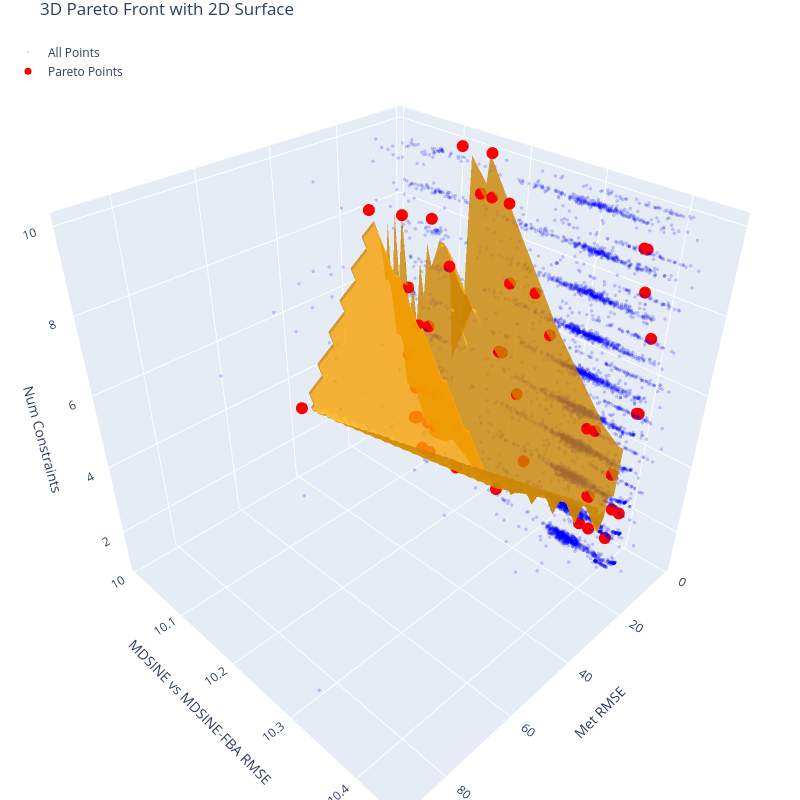

The code cell stored with this chart in its notebook:
### Code cell
### Here create pareto front for Monte Carlo Constraint FBA 

### Reading in all of the data from the simulation 
import ast
#MC_constraint_directory = '/Users/haydengallo/UMass_Dropbox/Dropbox (UMass Medical School)/Bucci_Lab/glv_FBA/gLV_FBA_test_Kennedy_et_al_2025/processed_data_filtered_RC_all_cohorts_corrected_abs_abun/hpc_MC_FBA_constraints_test_1/'

met_rmse =[]
abun_rmse =[]
num_constraints = []
constraints = []
sim_num = []

conditions = ['Subject_1999_rmse']
for j, name in enumerate(conditions):
    subdirectory = MC_constraint_directory + name
    temp_abun = []
    temp_met =[]
    for i in range(0,15000):
        
        temp_dir = subdirectory + '/rmse_dict_' + str(i) + '.csv'
        #print(temp_dir)
        if os.path.exists(temp_dir):
            #print(temp_dir)
            
            with open(temp_dir, 'r') as f:
                data_dict = json.load(f)
            met_rmse.append(data_dict['total_rmse'])
            constraints.append(data_dict['mets_constrained'])
            num_constraints.append(len(data_dict['mets_constrained']))
            abun_rmse.append(data_dict['rmse_MDSINE_vs_FBA'])
            sim_name = str(i)
            sim_num.append(sim_name)
            
data = list(zip(met_rmse, abun_rmse, num_constraints, constraints, sim_num))
mc_constraint_df = pd.DataFrame(data, columns=['met_rmse', 'abun_rmse', 'num_constraints', 'constraints', 'sim_num'])
mc_constraint_df

mc_constraint_df_filt = mc_constraint_df[mc_constraint_df['met_rmse'] != np.inf]

mc_constraint_df_filt_reduced = mc_constraint_df_filt.drop(columns=['constraints', 'sim_num'])

### determine pareto front
mask = paretoset(mc_constraint_df_filt_reduced, sense =['min', 'min', 'min'])
mc_constraint_df_filt['pareto'] = mask
mc_constraint_df_filt
            
# Create a figure
fig = go.Figure()

# Add scatter points for all data
fig.add_trace(go.Scatter3d(
    x=mc_constraint_df_filt['met_rmse'],
    y=np.log10(mc_constraint_df_filt['abun_rmse']),
    z=mc_constraint_df_filt['num_constraints'],
    mode='markers',
    marker=dict(
        size=2,
        color=mc_constraint_df_filt['pareto'].astype(int),  # Convert boolean to int for coloring
        colorscale=[[0, 'blue'], [1, 'red']],  # Blue for non-Pareto, red for Pareto
        opacity=0.2
    ),
    name='All Points'
))

# Filter only Pareto points
pareto_points = mc_constraint_df_filt[mc_constraint_df_filt['pareto'] == True]

# Extract coordinates of Pareto points
x = pareto_points['met_rmse'].values
y = np.log10(pareto_points['abun_rmse'].values)
z = pareto_points['num_constraints'].values
#pareto_sims = np.int64(pareto_points['sim_num'].values)

# Create a 2D surface for the Pareto front
if len(x) >= 4:
    # Create a grid for interpolation
    xi = np.linspace(min(x), max(x), 50)
    yi = np.linspace(min(y), max(y), 50)
    X, Y = np.meshgrid(xi, yi)
    
    # Interpolate z values over the grid
    points = np.vstack((x, y)).T
    Z = griddata(points, z, (X, Y), method='linear')
    
    color1 = 'orange'

    # Create the surface
    fig.add_trace(go.Surface(
        x=X,
        y=Y,
        z=Z,
        colorscale=[[0, color1], [1,color1]],
        opacity=0.8,
        showscale=False,
        name='Pareto Surface'
    ))
    
    # Add scatter points just for the Pareto optimal points to make them stand out
    fig.add_trace(go.Scatter3d(
        x=x, y=y, z=z,
        #hovertext=[f"sim_num={v:.3f}" for v in pareto_sims],
        mode='markers',
        marker=dict(
            size=7,
            color='red',
            symbol='circle'
        ),
        name='Pareto Points'
    ))

# Update the layout to make the figure cube-shaped
fig.update_layout(
    title='3D Pareto Front with 2D Surface',
    scene=dict(
        xaxis_title='Met RMSE',
        yaxis_title='MDSINE vs MDSINE-FBA RMSE',
        zaxis_title='Num Constraints',
        aspectmode='cube'  # Make the display cube-shaped
    ),
    legend=dict(
        yanchor="top",
        y=0.99,
        xanchor="left",
        x=0.01
    ),
    margin=dict(l=0, r=0, b=0, t=30),
    height=800,
    width=800  # Match height for a perfect cube display
)




# Show the figure
fig.show()

### Figure 1 — Plotly figure (JSON) as saved in the notebook; plotly's stock layout.template omitted (floating-point values rounded to 4 significant figures; data arrays with more than 128 entries replaced by an {"elided": "..."} marker saying what was removed)
{"data": [{"marker": {"color": {"elided": "6595 int values"}, "colorscale": [[0, "blue"], [1, "red"]], "opacity": 0.2, "size": 2}, "mode": "markers", "name": "All Points", "type": "scatter3d", "x": {"elided": "6595 float values"}, "y": {"elided": "6595 float values"}, "z": {"elided": "6595 int values"}}, {"colorscale": [[0, "orange"], [1, "orange"]], "name": "Pareto Surface", "opacity": 0.8, "showscale": false, "type": "surface", "x": {"elided": "50x50 float values"}, "y": {"elided": "50x50 float values"}, "z": {"elided": "50x50 float values"}}, {"marker": {"color": "red", "size": 7, "symbol": "circle"}, "mode": "markers", "name": "Pareto Points", "type": "scatter3d", "x": [2.237, 9.191, 12.7, 8.439, 8.402, 7.732, 2.064, 9.187, 2.666, 3.388, 8.561, 3.086, 3.642, 3.068, 2.009, 3.016, 8.56, 46.26, 8.265, 9.101, 8.854, 3.375, 8.51, 2.956, 3.175, 8.312, 3.501, 3.476, 2.069, 2.367, 2.995, 2.978, 8.231, 7.373, 2.979, 3.57, 9.131, 1.888, 5.464, 3.642, 3.754, 6.888, 2.565, 2.011, 1.576, 3.564, 3.105, 6.918, 7.584, 3.261], "y": [10.39, 10.07, 10.01, 10.1, 10.15, 10.22, 10.37, 10.06, 10.37, 10.19, 10.08, 10.35, 10.19, 10.38, 10.39, 10.35, 10.09, 10.06, 10.1, 10.05, 10.07, 10.2, 10.06, 10.24, 10.33, 10.08, 10.2, 10.17, 10.26, 10.16, 10.35, 10.39, 10.11, 10.11, 10.38, 10.15, 10.08, 10.39, 10.08, 10.12, 10.13, 10.12, 10.34, 10.37, 10.37, 10.23, 10.34, 10.09, 10.09, 10.25], "z": [5, 2, 8, 1, 1, 1, 9, 4, 3, 9, 2, 1, 5, 1, 5, 2, 1, 4, 2, 8, 3, 7, 6, 7, 4, 5, 5, 9, 6, 10, 2, 2, 2, 3, 2, 9, 2, 7, 8, 10, 2, 7, 4, 9, 8, 4, 1, 5, 3, 2]}], "layout": {"height": 800, "legend": {"x": 0.01, "xanchor": "left", "y": 0.99, "yanchor": "top"}, "margin": {"b": 0, "l": 0, "r": 0, "t": 30}, "scene": {"aspectmode": "cube", "xaxis": {"title": {"text": "Met RMSE"}}, "yaxis": {"title": {"text": "MDSINE vs MDSINE-FBA RMSE"}}, "zaxis": {"title": {"text": "Num Constraints"}}}, "title": {"text": "3D Pareto Front with 2D Surface"}, "width": 800}}
